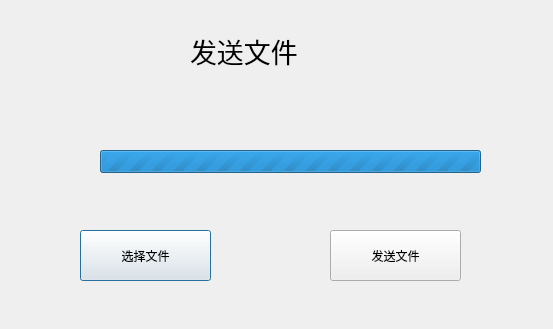
<?xml version="1.0" encoding="UTF-8"?>
<ui version="4.0">
 <class>send_file_Dialog</class>
 <widget class="QDialog" name="send_file_Dialog">
  <property name="geometry">
   <rect>
    <x>0</x>
    <y>0</y>
    <width>553</width>
    <height>329</height>
   </rect>
  </property>
  <property name="windowTitle">
   <string>Dialog</string>
  </property>
  <widget class="QLabel" name="label">
   <property name="geometry">
    <rect>
     <x>190</x>
     <y>20</y>
     <width>161</width>
     <height>61</height>
    </rect>
   </property>
   <property name="font">
    <font>
     <family>黑体</family>
     <pointsize>20</pointsize>
    </font>
   </property>
   <property name="text">
    <string>发送文件</string>
   </property>
  </widget>
  <widget class="QPushButton" name="select_file_Button">
   <property name="geometry">
    <rect>
     <x>80</x>
     <y>230</y>
     <width>131</width>
     <height>51</height>
    </rect>
   </property>
   <property name="text">
    <string>选择文件</string>
   </property>
  </widget>
  <widget class="QPushButton" name="send_Button">
   <property name="geometry">
    <rect>
     <x>330</x>
     <y>230</y>
     <width>131</width>
     <height>51</height>
    </rect>
   </property>
   <property name="text">
    <string>发送文件</string>
   </property>
  </widget>
  <widget class="QLabel" name="file_name_label">
   <property name="geometry">
    <rect>
     <x>50</x>
     <y>94</y>
     <width>451</width>
     <height>21</height>
    </rect>
   </property>
   <property name="text">
    <string/>
   </property>
   <property name="alignment">
    <set>Qt::AlignCenter</set>
   </property>
  </widget>
  <widget class="QProgressBar" name="progressBar">
   <property name="geometry">
    <rect>
     <x>100</x>
     <y>150</y>
     <width>381</width>
     <height>23</height>
    </rect>
   </property>
   <property name="maximum">
    <number>0</number>
   </property>
   <property name="value">
    <number>0</number>
   </property>
  </widget>
 </widget>
 <resources/>
 <connections/>
</ui>
